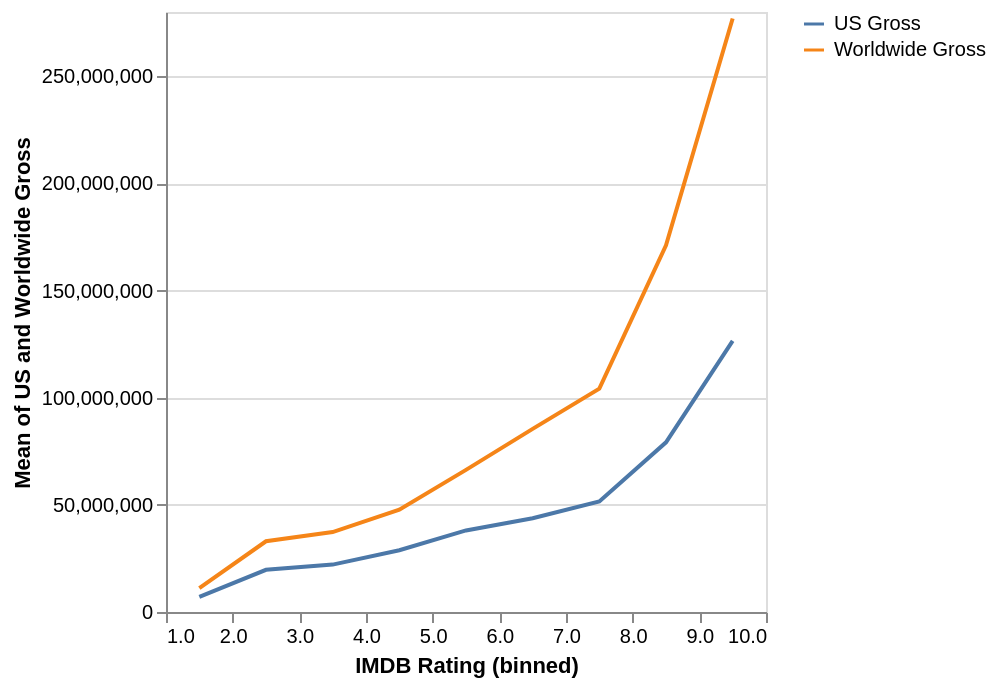

The Vega-Lite source for this figure:
### Vega-Lite specification from a JSON file in a GitHub repository (floating-point values rounded to 4 significant figures; data arrays with more than 128 entries replaced by an {"elided": "..."} marker saying what was removed)
{"$schema": "https://vega.github.io/schema/vega-lite/v4.json", "data": {"values": {"elided": "3201 records"}}, "repeat": {"layer": ["US Gross", "Worldwide Gross"]}, "spec": {"mark": "line", "encoding": {"x": {"bin": true, "field": "IMDB Rating", "type": "quantitative"}, "y": {"aggregate": "mean", "field": {"repeat": "layer"}, "type": "quantitative", "title": "Mean of US and Worldwide Gross"}, "color": {"datum": {"repeat": "layer"}, "type": "nominal"}}}}
